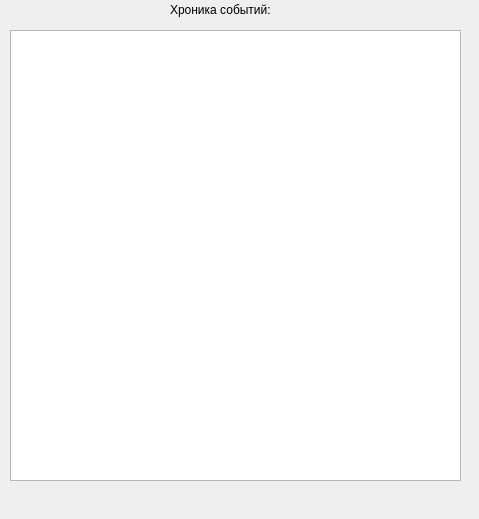
<?xml version="1.0" encoding="UTF-8"?>
<ui version="4.0">
 <class>Log</class>
 <widget class="QWidget" name="Log">
  <property name="geometry">
   <rect>
    <x>0</x>
    <y>0</y>
    <width>479</width>
    <height>519</height>
   </rect>
  </property>
  <property name="windowTitle">
   <string>Form</string>
  </property>
  <widget class="QTextBrowser" name="textBrowser">
   <property name="geometry">
    <rect>
     <x>10</x>
     <y>30</y>
     <width>451</width>
     <height>451</height>
    </rect>
   </property>
  </widget>
  <widget class="QLabel" name="label">
   <property name="geometry">
    <rect>
     <x>170</x>
     <y>0</y>
     <width>111</width>
     <height>20</height>
    </rect>
   </property>
   <property name="text">
    <string>Хроника событий:</string>
   </property>
  </widget>
 </widget>
 <resources/>
 <connections/>
</ui>
